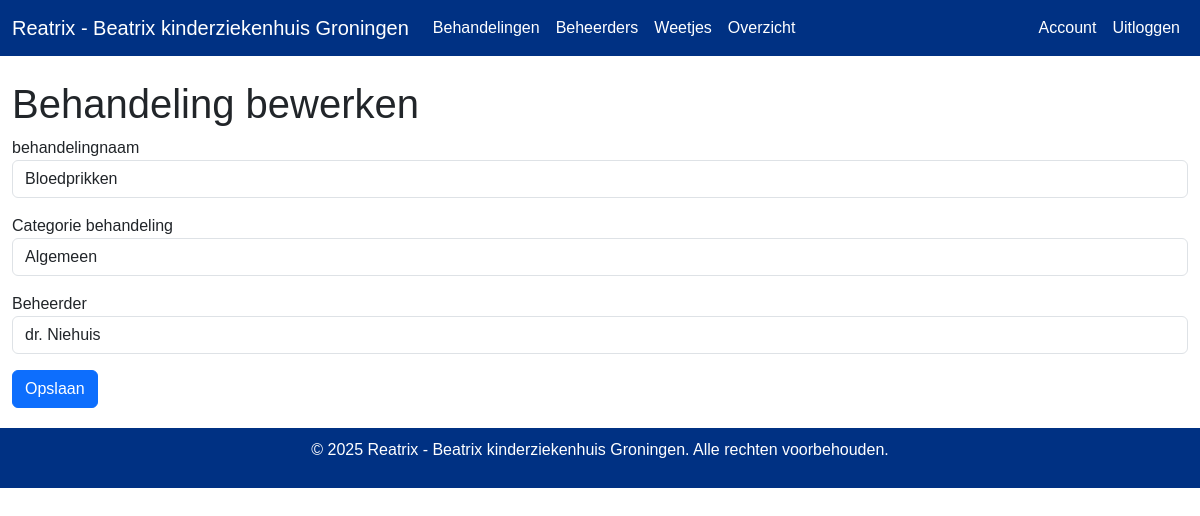
/Behandeling/edit/1 (signed in), run on the app's committed database.
### models.py (models this page shows)
class Behandeling(db.Model):
    id = db.Column(db.Integer, primary_key=True)
    behandelingnaam = db.Column(db.String(50), nullable=False)
    Categorie = db.Column(db.String(10), nullable=False)
    Beheerder_id = db.Column(db.Integer, db.ForeignKey('beheerder.id'), nullable=False)
    Weetje = db.relationship('Weetje', backref='Behandeling', lazy=True)

### routes/Behandeling/routes.py (the view, shortened to what this page needs)
@Behandeling_bp.route('/edit/<int:id>', methods=['GET', 'POST'])
@login_required
def edit(id):
    behandeling = Behandeling.query.get_or_404(id)  # << andere naam!
    form = BehandelingForm(obj=behandeling)
    return render_template('Behandeling/form.html', form=form, title='Behandeling bewerken')

### routes/Behandeling/form.py
class BehandelingForm(FlaskForm):
    behandelingnaam = StringField('behandelingnaam', validators=[DataRequired()])
    Categorie = SelectField(
        'Categorie behandeling',
        choices=[
            ('Algemeen', 'Algemeen'),
            ('Cardiologie', 'Cardiologie'),
            ('levertransplantatie', 'levertransplantatie')
        ],
        validators=[DataRequired()]
    )
    Beheerder_id = SelectField(
        'Beheerder',
        coerce=lambda x: int(x) if x and x != 'None' else None,
        validators=[Optional()]
    )
    submit = SubmitField('Opslaan')
    def __init__(self, *args, **kwargs):
        super(BehandelingForm, self).__init__(*args, **kwargs)
        self.Beheerder_id.choices = [('', '--- Geen Beheerder geselecteerd ---')] + [
            (k.id, k.naam) for k in Beheerder.query.all()
        ]

### models.py (called while the page is built)
@login_manager.user_loader
def load_user(user_id):
    return User.query.get(int(user_id))

    def is_admin(self):
        return self.role == Role.ADMIN

### templates/Behandeling/form.html (shortened to what this page needs)
{% extends 'base.html' %}
{% block content %}
<h1>{{ title }}</h1>
<form method="post">
  <div class="mb-3">
    {{ form.behandelingnaam.label }} {{ form.behandelingnaam(class="form-control") }}
  </div>
  <div class="mb-3">
    {{ form.Categorie.label }} {{ form.Categorie(class="form-control") }}
  </div>
  <div class="mb-3">
    {{ form.Beheerder_id.label }} {{ form.Beheerder_id(class="form-control") }}
  </div>
  <button type="submit" class="btn btn-primary">{{ form.submit.label }}</button>
</form>
{% endblock %}

### templates/base.html (style rules this page uses)
body { font-family: Arial, sans-serif; }

### data on the page
Behandeling: behandelingnaam "Bloedprikken", Categorie "Algemeen", Beheerder_id "dr. Niehuis"

### other printed values
{{ title }} "Behandeling bewerken"
